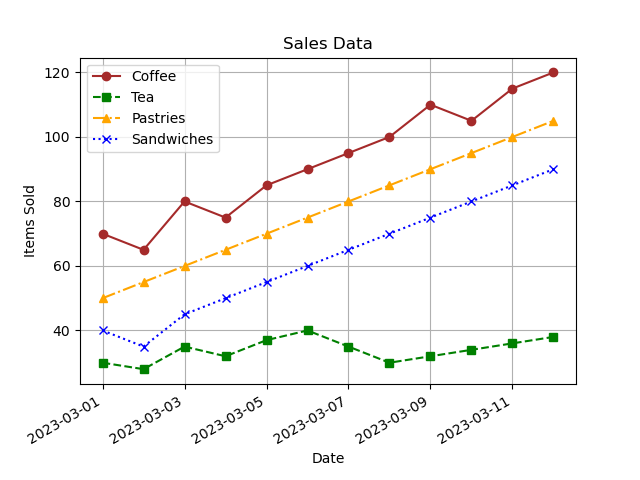

Reproduce this figure in Python.

import matplotlib.pyplot as plt
import matplotlib.dates as mdates
from datetime import datetime

# Given data
data = [
    {'Date': '2023-03-01', 'Coffee': 70, 'Tea': 30, 'Pastries': 50, 'Sandwiches': 40},
    {'Date': '2023-03-02', 'Coffee': 65, 'Tea': 28, 'Pastries': 55, 'Sandwiches': 35},
    {'Date': '2023-03-03', 'Coffee': 80, 'Tea': 35, 'Pastries': 60, 'Sandwiches': 45},
    {'Date': '2023-03-04', 'Coffee': 75, 'Tea': 32, 'Pastries': 65, 'Sandwiches': 50},
    {'Date': '2023-03-05', 'Coffee': 85, 'Tea': 37, 'Pastries': 70, 'Sandwiches': 55},
    {'Date': '2023-03-06', 'Coffee': 90, 'Tea': 40, 'Pastries': 75, 'Sandwiches': 60},
    {'Date': '2023-03-07', 'Coffee': 95, 'Tea': 35, 'Pastries': 80, 'Sandwiches': 65},
    {'Date': '2023-03-08', 'Coffee': 100, 'Tea': 30, 'Pastries': 85, 'Sandwiches': 70},
    {'Date': '2023-03-09', 'Coffee': 110, 'Tea': 32, 'Pastries': 90, 'Sandwiches': 75},
    {'Date': '2023-03-10', 'Coffee': 105, 'Tea': 34, 'Pastries': 95, 'Sandwiches': 80},
    {'Date': '2023-03-11', 'Coffee': 115, 'Tea': 36, 'Pastries': 100, 'Sandwiches': 85},
    {'Date': '2023-03-12', 'Coffee': 120, 'Tea': 38, 'Pastries': 105, 'Sandwiches': 90}
]

# Prepare the data for plotting
dates = [datetime.strptime(d['Date'], '%Y-%m-%d') for d in data]
coffee_sales = [d['Coffee'] for d in data]
tea_sales = [d['Tea'] for d in data]
pastries_sales = [d['Pastries'] for d in data]
sandwiches_sales = [d['Sandwiches'] for d in data]

# Start plotting
fig, ax = plt.subplots()

# Plot each line with a different style and marker
ax.plot(dates, coffee_sales, label='Coffee', color='brown', linestyle='-', marker='o')
ax.plot(dates, tea_sales, label='Tea', color='green', linestyle='--', marker='s')
ax.plot(dates, pastries_sales, label='Pastries', color='orange', linestyle='-.', marker='^')
ax.plot(dates, sandwiches_sales, label='Sandwiches', color='blue', linestyle=':', marker='x')

# Beautify the date labels
ax.xaxis.set_major_formatter(mdates.DateFormatter('%Y-%m-%d'))
plt.gcf().autofmt_xdate()  # Rotation

# Add legend
ax.legend()

# Titles and labels
plt.title('Sales Data')
plt.xlabel('Date')
plt.ylabel('Items Sold')

# Show grid
plt.grid(True)

# Display the plot
plt.show()
